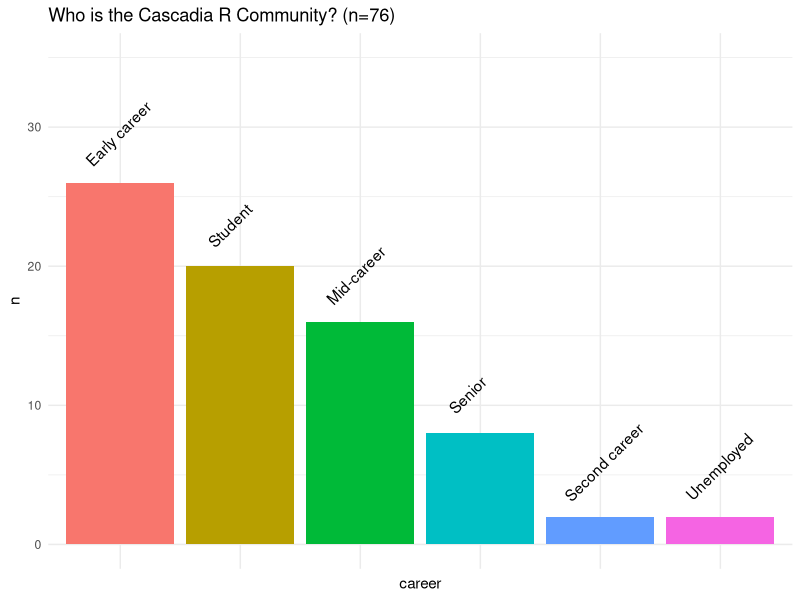
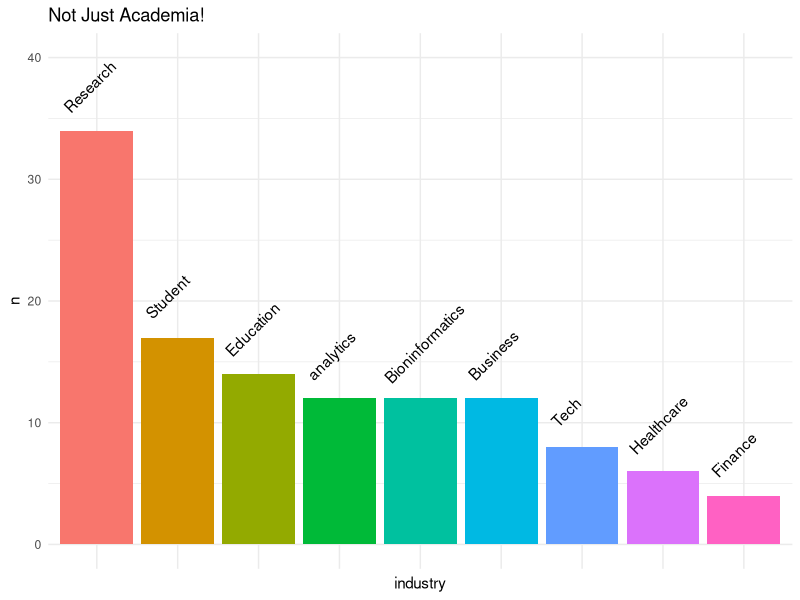
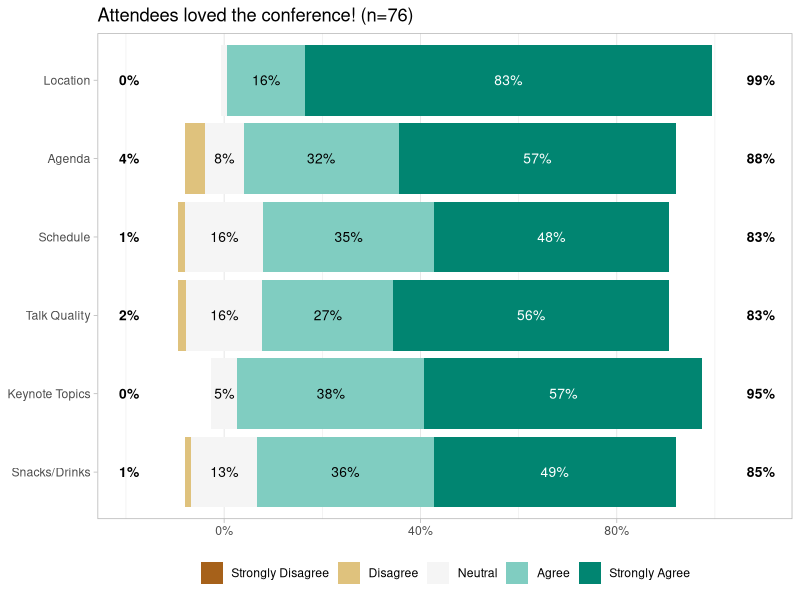
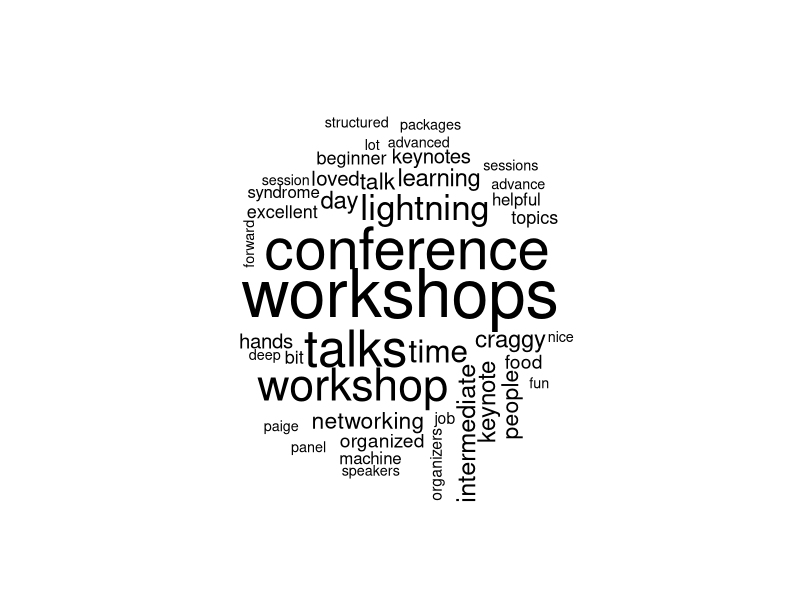

Here is the R script that generated these plots, in order:
## ---- chunk 1
library(tidyverse)
library(ggstats)
library(tidytext)
library(wordcloud)
responses <- read_csv("data/Cascadia R Conference Evaluation (Responses) 2017 - Form Responses 1.csv", na = "N/A")
responses2 <- read_csv("data/Cascadia R Conference Evaluation(Responses) - 2018 - Form Responses 1.csv", na="N/A")
## ---- chunk 2
career_count <- responses2 |>
  dplyr::rename(career = `Where are you in your career?`) |>
  count(career) |> mutate(career=fct_reorder(career, n,.desc = TRUE)) |>
  dplyr::filter(n>1)
  
  
ggplot(career_count) + aes(x=career, y=n, fill=career) + geom_col() +
  geom_text(aes(label=career), vjust=-2.5, angle=45, hjust=0.1) +
  theme(legend.position="none") + labs(title="Who is the Cascadia R Community? (n=76)", xlab="Career", ylab="number of people") +
  theme_minimal() +
  theme(legend.position = "none", axis.text.x = element_blank() ) +
  ylim(c(0, 35))

## ---- chunk 3
responses3 <- responses2 |> dplyr::select(contains("industry")) |> 
  dplyr::rename(industry=`Which industry are you in? Select the one that most closely relates to your work or interest`) |> 
  tidyr::separate_longer_delim(cols=industry, delim=" ") |> 
  mutate(industry=stringr::str_replace(industry,",","")) |> 
  dplyr::filter(industry!="/") |>
  dplyr::mutate(industry = fct_infreq(industry)) |>
  count(industry)

  
responses_count <- responses3 |> count(industry)  |>
  dplyr::filter(n > 1) 

responses3 |>
  dplyr::filter(n>3) |>
  #dplyr::filter(industry %in% responses_count$industry) |>
  ggplot() + aes(x=industry, y=n, fill=industry) + geom_col() +
  geom_text(aes(label=industry), vjust=-2.5, hjust=0.1, angle=45) +
    theme_minimal() +
  theme(legend.position = "none", axis.text.x = element_blank() ) +
  labs(title="Not Just Academia!", xlab="Field") +
  ylim(c(0, 40))

## ---- chunk 4
#! warning: false

levs=c(`1`="Strongly Disagree", `2`="Disagree", `3`="Neutral", `4`="Agree", `5`="Strongly Agree")

responses_likert <- responses2 |>
  select(contains("Main")) |>
  mutate(across(everything(), as.factor)) |>
  mutate(id=row_number()) |>
  tidyr::pivot_longer(cols=-id, names_to = "category", values_to = "likert") |>
  mutate(likert=fct_recode(likert, "Strongly Disagree"="1", "Disagree"="2", "Neutral"="3", "Agree"="4", "Strongly Agree"="5")) |>
  mutate(likert=ordered(likert)) |>
  mutate(likert = fct_rev(likert)) |>
  pivot_wider(id_cols = id, names_from=category, values_from = likert) |>
  select(-id) |>
  mutate(across(everything(), ~ factor(.x, levels = levs)))
  
colnames(responses_likert) <- c("Registration", "Location", "Wi-Fi","Agenda","Schedule", "Snacks/Drinks", "Talk Quality", "Keynote Topics")  


responses_likert <- responses_likert |> select(any_of(c( "Location", "Agenda","Schedule", "Talk Quality", "Keynote Topics", "Snacks/Drinks")))

#responses_likert <- janitor::clean_names(responses_likert)
responses_likert <- responses_likert <- as.data.frame(responses_likert)

ggstats::gglikert(responses_likert) + labs(title="Attendees loved the conference! (n=76)")

#all_likert <- likert::likert(responses_likert)

#plot(all_likert, main="Responses were very positive!")

## ---- chunk 5
text_frame <- responses2 |> select(contains("what") | contains("additional")) |>
  rename(favorite=`What were your favorite parts of the conference?`, improve=`What would you change or improve about the conference?`, etc=`Please add additional comments on your overall conference experience.`) |>
  pivot_longer(everything(), names_to = "question", values_to = "answers") |>
  #mutate(answers=str_replace(pattern = "workshop^", "workshops", answers)) |>
  unnest_tokens("word", "answers") |>
  anti_join(stop_words)

tf_counts <- text_frame |> count(word, sort=TRUE)

wordcloud(tf_counts$word, tf_counts$n, 
          min.freq=5, random.order=FALSE,colors = TRUE)
